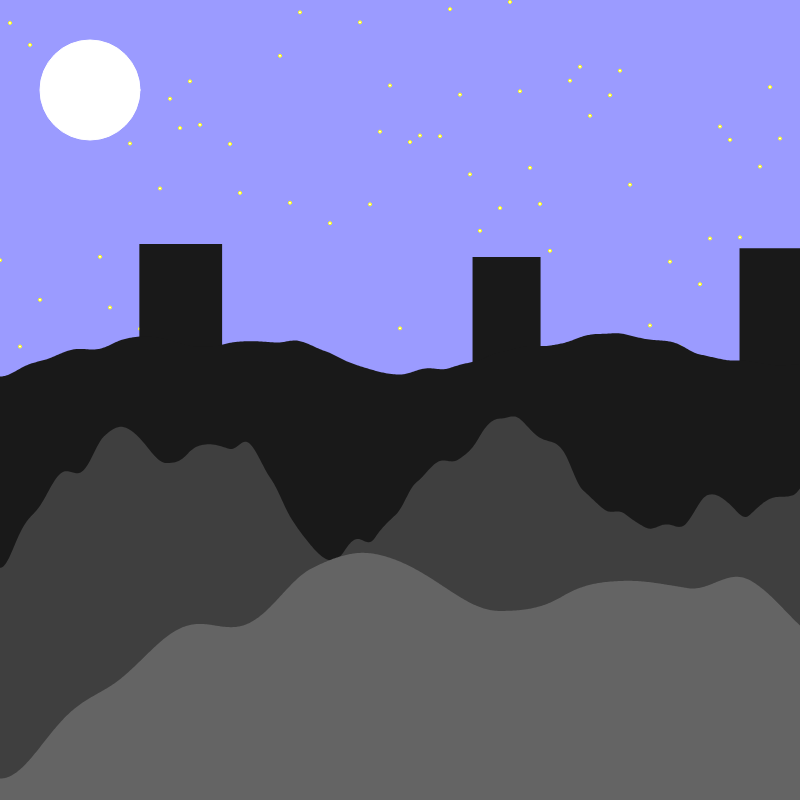
Frame 1 (no input)
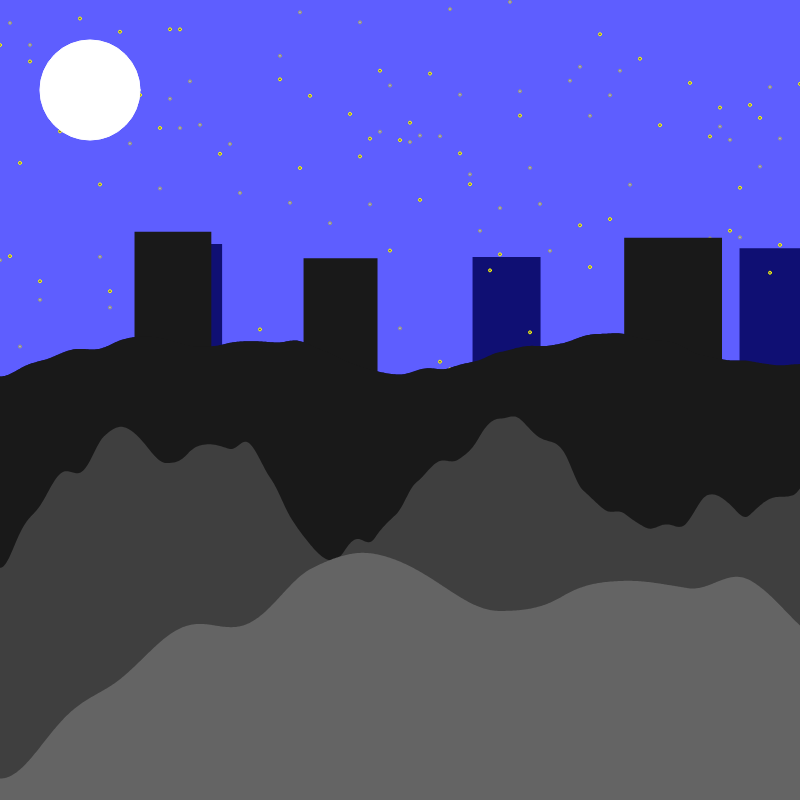
Frame 2 (the mouse pressed at the canvas centre, redrawn once)

The p5.js sketch that drew these frames (run headless with seeded random() and noise() and a simulated clock; the mouse was pressed at the canvas centre and the sketch redrawn once):

// p5.js sketch
// ── sketch.js

function setup() {

  // create the canvas
  createCanvas(800, 800);
  noLoop();
  
}

function draw() {
  background(0,0,255,100);

//I did my landscape in a night time scene with buildings in the background.
//my inspiration is from the soft landscapes website https://botsin.space/@softlandscapes
//i really like the color scheme used in those landscapes and wanted to recreate that in my own way



//create color gradient using lerpColor()
let from = color(25); //a light black
let to = color(100); //a lighter black
let inter = lerpColor(from, to, 0.5);//finding the middle color

//creating the stars at the top of the landscape
for (let x = 0; x <= width; x+=10){

  let offset = randomGaussian(0,150); //using randomGaussian to create a random section of dots at the top of the page.
  let y = height/5 + offset;   
  
  stroke('yellow');
  circle(x,y,3);
}
//creating the moon
  stroke('white');
  fill('white');
  circle(90,90,100);

noStroke();

//creating the buildings letting it be random but restricted in their respective section on the cavnas
//with varying size
fill(from);
  rect(random(200,650),random(600,800),random(60,100),400);

fill(from);
  rect(random(100,250),random(230,260),random(60,100),400);
  
  fill(from);
  rect(random(600,800),random(230,260),random(60,100),400);
  
  fill(from);
  rect(random(750,300),random(230,260),random(60,100),400);
  translate(0,300);

//creating the mountains
beginShape();
for (x =0; x <=width; x++){
  let y = noise(x*0.005)*height/7;
  fill(from);
  vertex(x,y);
  }
  vertex(width +100,height);
  vertex(0,height);
endShape();

beginShape();
for (x =0; x <=width; x++){
  let y = noise(x*0.006)*height/2;
  fill(inter);
  vertex(x,y);
  }
  vertex(width +100,height);
  vertex(0,height);
endShape();

translate(0,50)

beginShape();
for (x =0; x <=width; x++){
  let y = noise(x*0.002)*height/1.25;
  fill(to);
  vertex(x,y);
  }
  vertex(width +100, height);
  vertex(0,height);
endShape();
}
